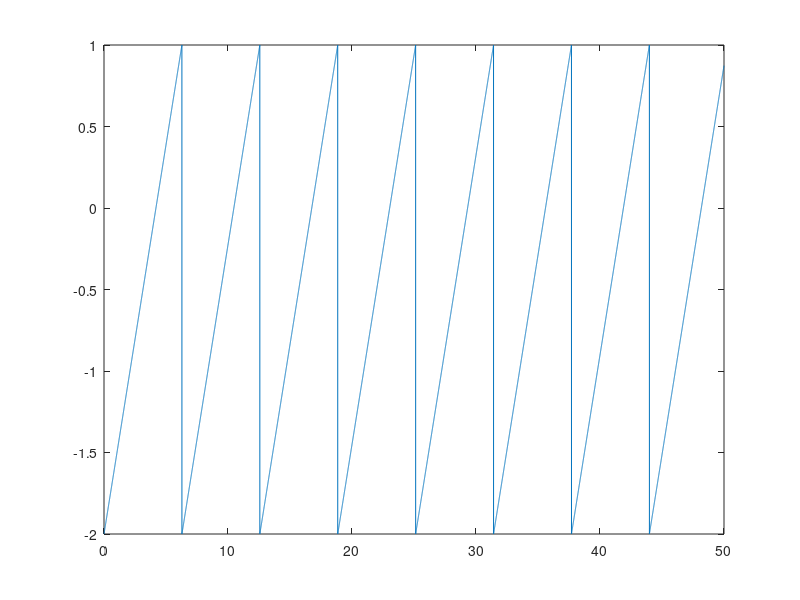

The MATLAB source for this figure:

Frecventa = 2 * (10^-3);
Perioada = 5;
timp = 0 : Frecventa : 10 * Perioada;
%Intervalul va fi suficient de mare pentru a se observa graficul 

y = sawtooth(timp) * 1.5 - 0.5;%functia sawtooth genereaza un semnal 
%standard de frecvanta 2*pi, max=1 si min=-1
%am adus semnalul la forma pe care ne-o cerea cerinta din problema, stabilind 
%maximul, minimul si frecventa


plot(timp, y);%afisam semnalul folosind functia plot